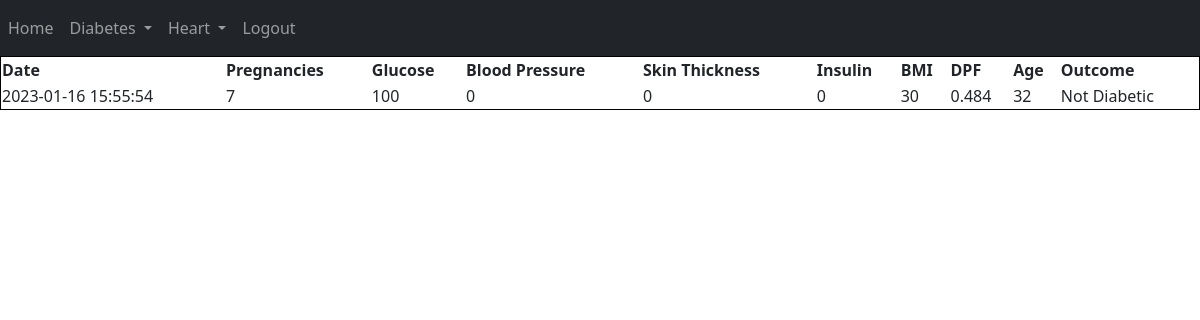
The page /diabetes_history (signed in) on the database its author committed.
### website/models.py (models this page shows)
class Diabetes(db.Model):
    id = db.Column(db.Integer, primary_key=True)
    date = db.Column(db.DateTime(timezone=True), default=func.now()) # To auto set date
    pregnancies = db.Column(db.Integer)
    glucose = db.Column(db.Integer)
    bloodpressure = db.Column(db.Integer)
    skinthichness = db.Column(db.Integer)
    insulin = db.Column(db.Integer)
    bmi = db.Column(db.Integer)
    dpf = db.Column(db.Integer)
    age = db.Column(db.Integer)
    outcome = db.Column(db.String(10000))
    user_id = db.Column(db.Integer, db.ForeignKey('user.id')) # not here

### website/views.py (the view)
@views.route("/diabetes_history")
@login_required
def diabetes_history():
    return render_template('diabetes_history.html', user=current_user)

### website/__init__.py (called while the page is built)
def create_app():
    app = Flask(__name__)
    app.config['SECRET_KEY'] = 'uuhfurhfueih hfu iehfuci heuh eusjhc nsjv nsweur'
    app.config['SQLALCHEMY_DATABASE_URI'] = f'sqlite:///{DB_NAME}'
    db.init_app(app)
    from .views import views
    from .auth import auth
    app.register_blueprint(views, url_prefix="/")
    app.register_blueprint(auth, url_prefix="/")
    from .models import User, Diabetes, Heart
    create_database(app)
    login_manager = LoginManager()
    login_manager.login_view = 'auth.login'
    login_manager.init_app((app))
    @login_manager.user_loader
    def load_user(id):
        return User.query.get(int(id))
    return app

### website/templates/diabetes_history.html
{% include 'nav(logged).html' %}
<table style="border:1px solid black;
width: 100%;">
    <tr>
    <th>Date</th>
    <th>Pregnancies</th>
    <th>Glucose</th>
    <th>Blood Pressure</th>
    <th>Skin Thickness</th>
    <th>Insulin</th>
    <th>BMI</th>
    <th>DPF</th>
    <th>Age</th>
    <th>Outcome</th>
    </tr>
    {% for diabetes in user.diabetes %}
    <tr>
        <td>{{ diabetes.date }}</td>
        <td>{{ diabetes.pregnancies }}</td>
        <td>{{ diabetes.glucose }}</td>
        <td>{{ diabetes.bloodpressure }}</td>
        <td>{{ diabetes.skinthichness }}</td>
        <td>{{ diabetes.insulin }}</td>
        <td>{{ diabetes.bmi }}</td>
        <td>{{ diabetes.dpf }}</td>
        <td>{{ diabetes.age }}</td>
        <td>{{ diabetes.outcome }}</td>
    </tr>
        {% endfor %}
</table>

### rows shown on the page
Diabetes: date "2023-01-16 15:55:54", pregnancies "7", glucose "100", bloodpressure "0", skinthichness "0", insulin "0", bmi "30", dpf "0.484", age "32", outcome "Not Diabetic"
